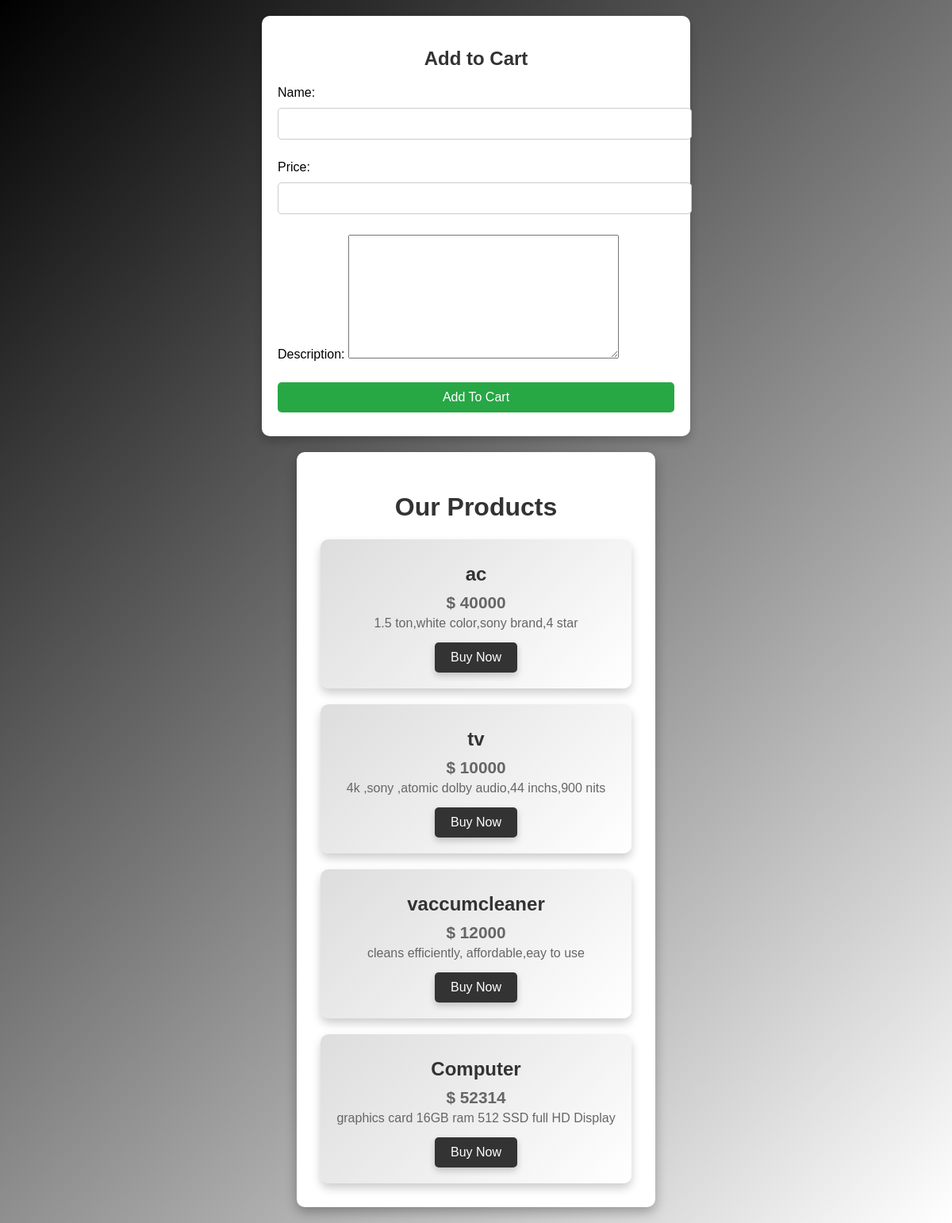
The app's page /electronics/product/ with its own data.
### electronics/models.py (models this page shows, shortened)
class Product(models.Model):
    name= models.CharField(max_length=100)
    price= models.IntegerField()
    description= models.TextField()

### electronics/views.py (the view)
# urls.py: path('product/', views.product_detail, name="product_detail")
def product_detail(request):
    prod = Product.objects.all()
    form = ProductForm()
    if request.method=='POST':
        form=ProductForm(request.POST)
        if form.is_valid():
            form.save()
    return render(request, 'electronics/product_detail.html', {"prod":prod,"form":form})

### electronics/forms.py
class ProductForm(forms.ModelForm):
    class Meta:
        model = Product
        fields = ['id','name','price','description']

### electronics/templates/electronics/product_detail.html (shortened to what this page needs)
<!DOCTYPE html>
<html lang="en">
<head>
</head>
<body>
    <div class="form-container">
        <h2>Add to Cart</h2>
        <form method="post" >
            {{ form.as_p }}
            <button type="submit">Add To Cart</button>
        </form>
    </div>
    <div class="container">
        <h1 style="text-align:center; color:#333; cursor: text;">Our Products</h1>
        <div class="product-grid">
            {% for pro in prod %}
            <div class="product">
                <h2>{{ pro.name }}</h2>
                <p class="price">$ {{ pro.price }}</p>
                <p>{{ pro.description }}</p>
                <a href="#" class="buy-btn">Buy Now</a>
            </div>
            {% endfor %}
        </div>
    </div>
</body>
</html>

### electronics/templates/electronics/product_detail.html (style rules this page uses)
body { font-family: 'Poppins', sans-serif; background: linear-gradient(135deg, #000, #fff); margin: 0; padding: 20px; display: flex; flex-direction: column; align-items: center; min-height: 100vh; cursor: default; }
.container { max-width: 1100px; background: white; padding: 30px; border-radius: 10px; box-shadow: 0 6px 15px rgba(0, 0, 0, 0.3); animation: fadeIn 1s ease-in-out; }
.product-grid { display: grid; grid-template-columns: repeat(auto-fit, minmax(250px, 1fr)); gap: 20px; }
.product { background: linear-gradient(135deg, #ddd, #fff); padding: 20px; border-radius: 10px; box-shadow: 0 6px 12px rgba(0, 0, 0, 0.2); transition: transform 0.3s ease-in-out, box-shadow 0.3s; text-align: center; animation: slideUp 0.6s ease-in-out; cursor: pointer; }
.product h2 { margin: 10px 0; font-size: 1.5em; color: #333; }
.product p { margin: 5px 0; color: #666; }
.price { font-weight: bold; font-size: 1.3em; color: #28a745; }
.buy-btn { display: inline-block; margin-top: 10px; padding: 10px 20px; font-size: 1em; color: #fff; background: #333; border: none; border-radius: 5px; cursor: pointer; text-decoration: none; box-shadow: 0 4px 8px rgba(0, 0, 0, 0.2); transition: background 0.3s, box-shadow 0.3s, transform 0.2s; }
.form-container { background: white; padding: 20px; border-radius: 10px; box-shadow: 0 6px 12px rgba(0, 0, 0, 0.2); width: 100%; max-width: 500px; margin-bottom: 20px; }
.form-container h2 { text-align: center; color: #333; }
.form-container input, .form-container button { width: 100%; padding: 10px; margin: 10px 0; border: 1px solid #ccc; border-radius: 5px; font-size: 1em; }
.form-container button { background: #28a745; color: white; border: none; cursor: pointer; transition: background 0.3s ease-in-out; }

### records on screen
Product: name "ac", price "40000", description "1.5 ton,white color,sony brand,4 star"
Product: name "tv", price "10000", description "4k ,sony ,atomic dolby audio,44 inchs,900 nits"
Product: name "vaccumcleaner", price "12000", description "cleans efficiently, affordable,eay to use"
Product: name "Computer", price "52314", description "graphics card 16GB ram 512 SSD full HD Display"
